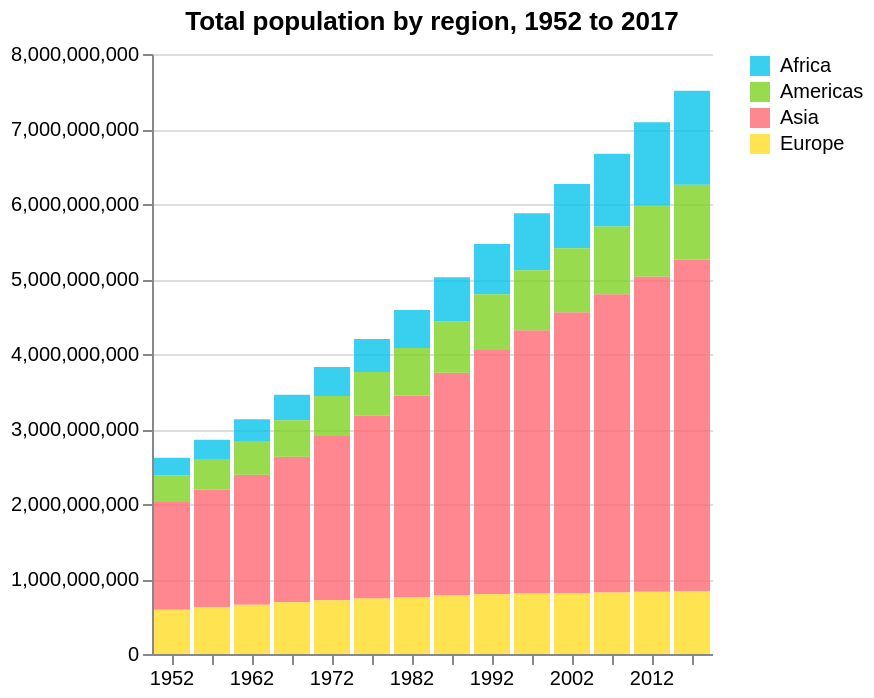

Specify this chart in Vega-Lite:
### Vega-Lite specification from a JSON file in a GitHub repository (floating-point values rounded to 4 significant figures; data arrays with more than 128 entries replaced by an {"elided": "..."} marker saying what was removed)
{"$schema": "https://vega.github.io/schema/vega-lite/v5.json", "description": "Stacked column/bar", "width": "container", "title": {"text": "Total population by region, 1952 to 2017"}, "data": {"values": {"elided": "2618 records"}, "format": {"parse": {"year": "date"}}}, "transform": [{"filter": {"timeUnit": "year", "field": "year", "range": [1952, 2017]}}, {"aggregate": [{"op": "sum", "field": "pop", "as": "total_pop"}], "groupby": ["region", "year"]}], "mark": "bar", "encoding": {"x": {"timeUnit": "year", "field": "year", "type": "ordinal", "axis": {"title": null, "labelAngle": 0}}, "y": {"field": "total_pop", "type": "quantitative", "axis": {"title": null}}, "color": {"field": "region", "type": "nominal", "scale": {"domain": ["Africa", "Americas", "Asia", "Europe"], "range": ["#08C5ED", "#80D322", "#FF6973", "#FFDC25"]}, "legend": {"title": null}}, "opacity": {"value": 0.8}, "tooltip": [{"field": "year", "type": "ordinal", "timeUnit": "year", "title": "Year"}, {"field": "region", "type": "nominal", "title": "Continent"}, {"field": "total_pop", "type": "quantitative", "title": "Total population", "format": ",.0f"}]}, "config": {"style": {"cell": {"stroke": "transparent"}}}}
